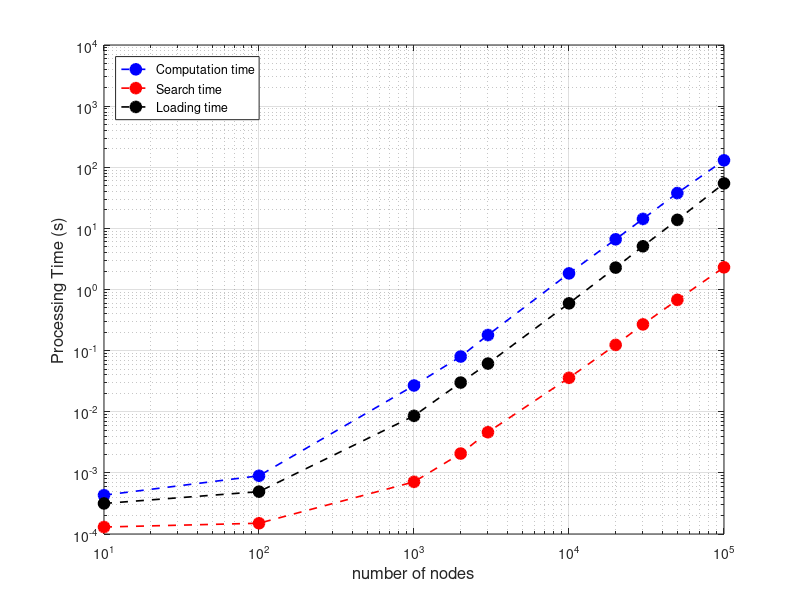
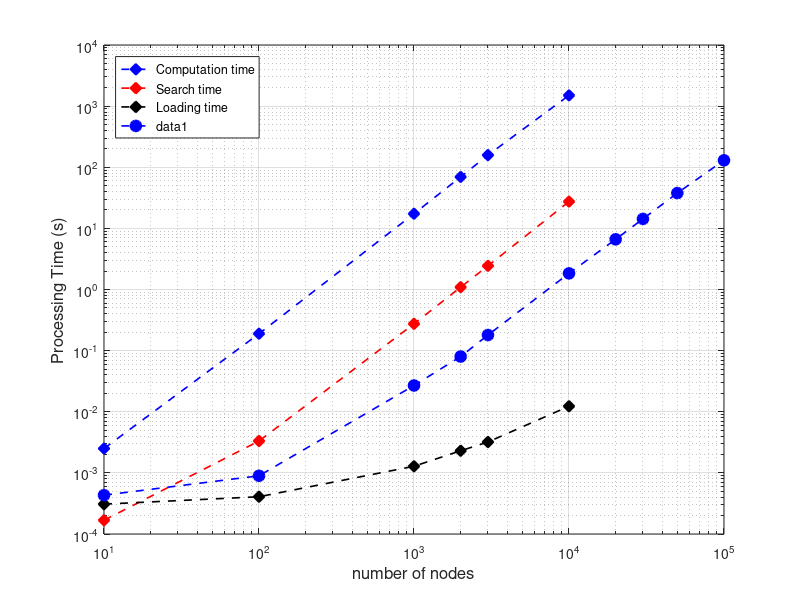

Recreate these plots in MATLAB, in order. (Note: this script raises an error after producing the figures.)

%% SNR Data
node_1 = [10, 1e2, 1e3, 2e3, 3e3, 1e4, 2e4, 3e4, 5e4, 1e5];
snr_tree_computation = [4.32E-04,8.96E-04,0.02689,0.08,0.18,1.836,6.63,14.29,37.83,130];
snr_tree_search = [1.30E-04, 1.50e-4, 7.13e-4, 2.07e-3, 4.63e-3, 0.0359, 0.1240, 0.2687, 0.6765, 2.3076];
tree_load = [3.16e-4, 4.93e-4, 8.57e-3, 0.03, 0.0614, 0.594, 2.28, 5.100, 13.766, 54.45];

node_2 = [10, 1e2, 1e3, 2e3, 3e3, 1e4];
% snr_array_computation =[2.50E-03,1.50E-01,15.83,67.94,138.319,1500];
snr_array_computation =[0.0025, 0.1891, 17.3616, 69.45, 157.944, 1500];
snr_array_search = [1.68e-4, 33.21e-4, 0.2743, 1.092, 2.439, 27.42];
array_load = [3.08e-4, 4.07e-4, 12.83e-4, 0.0023, 0.0032, 0.0123 ];

% snr_ratio=snr_array./snr_tree(1:size(snr_array,2));
%% SNR
figure;
loglog(node_1, snr_tree_computation , '--ob', 'LineWidth',1.2,'MarkerSize',8, 'MarkerFaceColor','b');
hold on;
loglog(node_1, snr_tree_search , '--or', 'LineWidth',1.2,'MarkerSize',8, 'MarkerFaceColor','r');
loglog(node_1, tree_load , '--ok', 'LineWidth',1.2,'MarkerSize',8, 'MarkerFaceColor','k');
grid on;
box on;
xlim([1e1,1e5]);
ylim([1e-4,1e4]);
xlabel('number of nodes','FontSize',12);%, 'FontWeight','bold');
ylabel('Processing Time (s)','FontSize',12);%, 'FontWeight','bold');
legend({'Computation time','Search time', 'Loading time'}, 'Location','northwest');
%% SNR
figure;
loglog(node_2, snr_array_computation , '--db', 'LineWidth',1.2,'MarkerSize',8, 'MarkerFaceColor','b');
hold on;
loglog(node_2, snr_array_search , '--dr', 'LineWidth',1.2,'MarkerSize',8, 'MarkerFaceColor','r');
loglog(node_2, array_load , '--dk', 'LineWidth',1.2,'MarkerSize',8, 'MarkerFaceColor','k');
grid on;
box on;
xlim([1e1,1e5]);
ylim([1e-4,1e4]);
xlabel('number of nodes','FontSize',12);%, 'FontWeight','bold');
ylabel('Processing Time (s)','FontSize',12);%, 'FontWeight','bold');
legend({'Computation time','Search time', 'Loading time'}, 'Location','northwest');
%%
% figure;
loglog(node_1, snr_tree_computation , '--ob', 'LineWidth',1.2,'MarkerSize',8, 'MarkerFaceColor','b');
hold on;
loglog(node_2, snr_array , '--dr', 'LineWidth',1.2,'MarkerSize',8, 'MarkerFaceColor','r');
grid on;
box on;
xlabel('number of nodes','FontSize',12);%, 'FontWeight','bold');
ylabel('Processing Time (s)','FontSize',12);%, 'FontWeight','bold');
legend({'spatial indexing','array indexing'}, 'Location','northwest');
%% SINR Data

node_3 = [10, 100, 2e2, 3e2, 5e2, 1e3, 2e3, 3e3, 5e3, 1e4, 2e4];%, 3e4, 5e4, 1e5];

% sinr_tree_computation = [4.00E-04,9.800E-04,26e-4, 55e-4, 228e-4, 0.0488, 0.15,0.99,3.15,80,560,1605];

sinr_tree_computation = [4.38e-4, 1.03e-3, 2.88e-3, 6.01e-3, 2.35e-2, 0.169, 1.114, 3.41, 13.77, 90.84];
sinr_tree_search = [1.25e-4, 2.897e-4, 1e-3, 2.52e-3, 1.37e-2 ,0.1298, 0.813, 2.468, 10.74, 70.67, 476.625];
sinr_tree_load = [3.16e-4, 4.93e-4, 7.79e-4, 1.3e-3, 2.65e-3 ,8.57e-3, 0.03, 0.0614, 0.154, 0.594, 2.28];%, 5.100, 13.766, 54.45];

node_4 = [10, 100, 2e2, 3e2, 5e2, 1e3];%, 2e3, 3e3, 5e3, 1e4, 2e4];

sinr_array_computation = [4.00E-04,9.800E-04,26e-4, 55e-4, 228e-4, 0.0488];%, 0.15,0.99,3.15,80,560,1605];
sinr_array_search = [3.6e-4, 0.2055, 1.646, 5.438, 24.42, 205.2062];
sinr_array_load = [2.76e-4, 3.85e-4, 5.15e-4, 6.38e-4, 8.67e-4, 2e-3];

% sinr_array = [0.0045,1.49,10,27,166,292, 1436];
% sinr_ratio=sinr_array./sinr_tree(1:size(sinr_array,2));
%% SINR
figure;
loglog(node_3, sinr_tree_computation , '--ob', 'LineWidth',1.2,'MarkerSize',8, 'MarkerFaceColor','b');
hold on;
loglog(node_3, sinr_tree_search , '--or', 'LineWidth',1.2,'MarkerSize',8, 'MarkerFaceColor','r');
loglog(node_3, sinr_tree_load , '--ok', 'LineWidth',1.2,'MarkerSize',8, 'MarkerFaceColor','k');
grid on;
box on;
xlim([1e1,1e5]);
ylim([1e-4,1e4]);
xlabel('number of nodes','FontSize',12);%, 'FontWeight','bold');
ylabel('Processing Time (s)','FontSize',12);%, 'FontWeight','bold');
legend({'Computation time','Search time', 'Loading time'}, 'Location','northwest');
%% SINR
figure;
loglog(node_4, sinr_array_computation , '--db', 'LineWidth',1.2,'MarkerSize',8, 'MarkerFaceColor','b');
hold on;
loglog(node_4, sinr_array_search , '--dr', 'LineWidth',1.2,'MarkerSize',8, 'MarkerFaceColor','r');
loglog(node_4, sinr_array_load , '--dk', 'LineWidth',1.2,'MarkerSize',8, 'MarkerFaceColor','k');
grid on;
box on;
xlim([1e1,1e5]);
ylim([1e-4,1e4]);
xlabel('number of nodes','FontSize',12);%, 'FontWeight','bold');
ylabel('Processing Time (s)','FontSize',12);%, 'FontWeight','bold');
legend({'Computation time','Search time', 'Loading time'}, 'Location','northwest');
%% SINR
figure;
loglog(node_3, sinr_tree , '--ob', 'LineWidth',1.2,'MarkerSize',8, 'MarkerFaceColor','b');
hold on;
loglog(node_4, sinr_array , '--dr', 'LineWidth',1.2,'MarkerSize',8, 'MarkerFaceColor','r');
grid on;
box on;
xlabel('number of nodes','FontSize',12);%, 'FontWeight','bold');
ylabel('Processing Time (s)','FontSize',12);%, 'FontWeight','bold');
legend({'spatial indexing','array indexing'}, 'Location','northwest');
%%
node_5 = [10,1.00E+02,2.00E+02,3.00E+02,5.00E+02,6.00E+02,1.00E+03,2.00E+03,3.00E+03,1.00E+04,2.00E+04,3.00E+04, 5e4, 1e5];
load_time = [3.00E-04,5.00E-04,0.0024,0.0012,0.0023,0.0054,7.70E-03,0.027,0.06,0.58,2.087,4.489,12.9,53.15];
snr_tree = [4.00E-04,1.00E-03,5.90E-03,3.70E-03,1.90E-02,1.00E-02,0.026,0.08,0.18,1.87,6.63,14.29,37.83,70];
ratio=zeros(size(node_5));
for i=1:size(node_5,2)
    ratio(1,i) = load_time(1,i)/snr_tree(1,i);
end
%%
semilogx(node_5, ratio, '--ob', 'LineWidth',1.2,'MarkerSize',8, 'MarkerFaceColor','b');
grid on;
box on;
xlabel('number of nodes','FontSize',12);%, 'FontWeight','bold');
ylabel('Processing Time (s)','FontSize',12);%, 'FontWeight','bold');
% legend({'spatial indexing','array indexing'}, 'Location','northwest');
%%
figure;
hold on; grid on; box on;
plot(node_2, snr_ratio , '--ob', 'LineWidth',1.2,'MarkerSize',8, 'MarkerFaceColor','b');
plot(node_4, sinr_ratio , '--dr', 'LineWidth',1.2,'MarkerSize',8, 'MarkerFaceColor','r');
